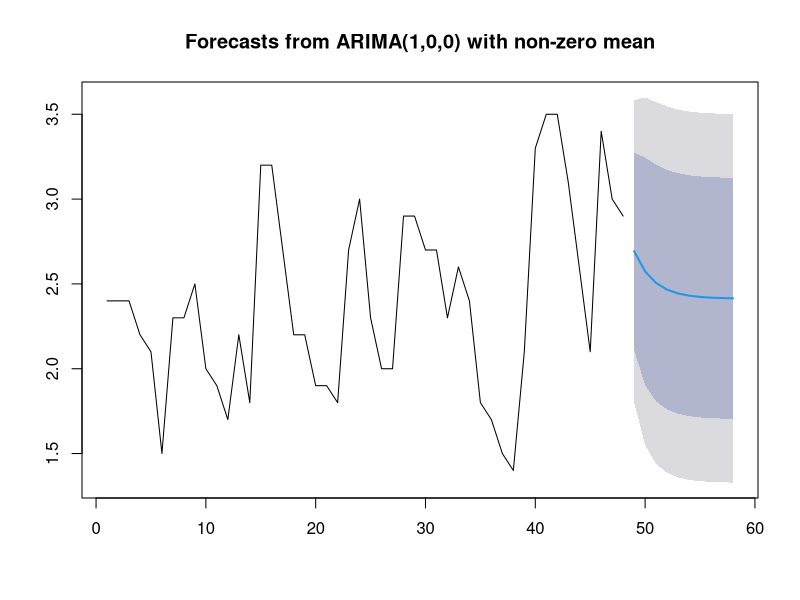
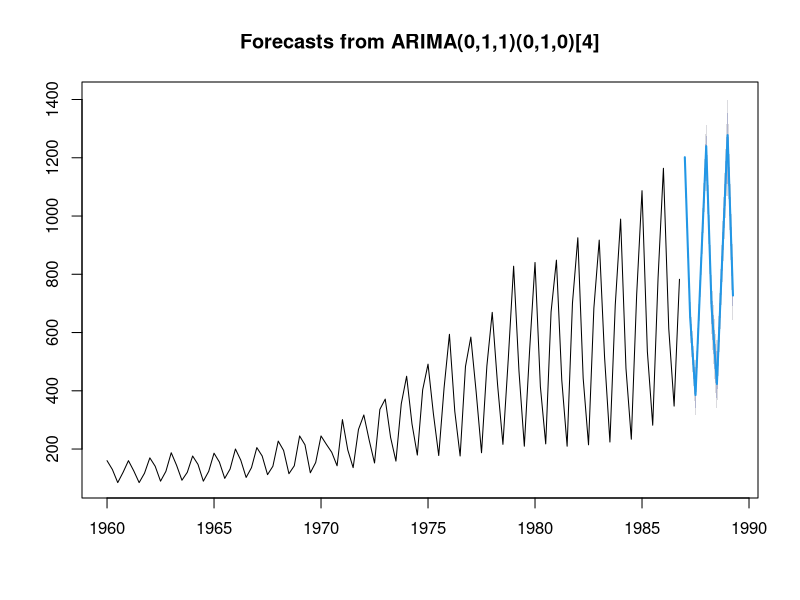

The R source for these figures, in order:
library(stats)
library(forecast)

ts.lh <- lh
ts.lh.arima <- auto.arima(ts.lh, trace = T)
summary(ts.lh.arima)
ts.lh.forecast <- forecast(ts.lh.arima, h = 10)
plot(ts.lh.forecast)

ts.UKgas <- UKgas
ts.UKgas.arima <- auto.arima(ts.UKgas, trace = T)
summary(ts.UKgas.arima)
ts.UKgas.forecast <- forecast(ts.UKgas.arima, h = 10)
plot(ts.UKgas.forecast)
